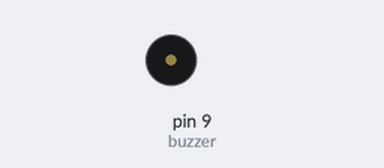
The sketch below on a simulated Arduino Uno, built with avr-gcc and run on an emulated ATmega328P. On the bench: buzzer (waves = sounding).

Above: at 0.5 s.
At 2.6 s:
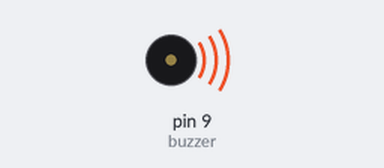
Timing chart, 0 to 6.0 s (numbered marks = the images above):
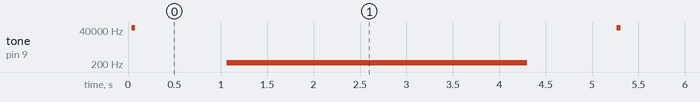

Measured:
- by itself, tone on pin 9 (buzzer): plays 57552 Hz for 0.04 s, 249 Hz for 3.2 s, 57552 Hz for 0.04 s, 249 Hz for 3.2 s, 57552 Hz for 0.04 s, 249 Hz for 3.2 s … (50 notes in this stretch)

The sketch:

Buzzer.ino
```cpp
// (licence header left out)
int buzzer = 9;
//# define frequence_2()
void frequence_1(void)    // 1k HZ
{
  	int i ;
  	for(i=0;i<800;i++)
  	{
    		digitalWrite(buzzer,HIGH);  //sound production
    		delay(0.5);
    		digitalWrite(buzzer,LOW);
    		delay(0.5);
  	}
}

void frequence_2(void)    // 250 HZ
{
    int i ;
    for(i=0;i<800;i++)
    {
      	digitalWrite(buzzer,HIGH);  //sound production
      	delay(2);
      	digitalWrite(buzzer,LOW);
      	delay(2);
    }
}

void setup()
{
	  pinMode(buzzer,OUTPUT);
}
void loop()
{
  	frequence_1();
  	delay(1000);
  	frequence_2();
    delay(1000);
}
```
